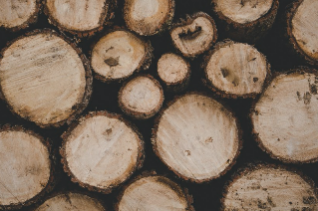
#> input picture imgs/1.png, 318 x 211 px, given in place of 1.jpg, which was not available
$ python edge_cutting.py
#> lines starting #> are read from the running program, lines starting #| are printed output that depends on the picture; after the words box and inside, x2 and y2 are one past the last pixel; in counts of white or black regions, pixels touching at a corner belong together; pictures that were not available may be replaced by others from this repository, and a replacement may not be noted
# _*_ coding: utf-8 _*_
__author__ = 'LelandYan'
__date__ = '2019/5/19 10:58'
import cv2
import numpy as np
import matplotlib.pyplot as plt
from scipy import ndimage as ndi
import skimage as sm
from skimage import morphology
from skimage.feature import peak_local_max
from skimage.filters.rank import median


image = cv2.imread("./raw_data/1.jpg")
#> image is the input picture: shape (211, 318, 3); mean B, G, R 91.3, 107.9, 126.3
gray = cv2.cvtColor(image,cv2.COLOR_BGR2GRAY)
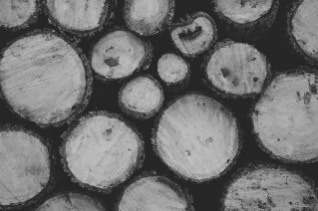
#> gray: shape (211, 318); min 34, max 198, mean 111.5
ret, thresh = cv2.threshold(gray,0,255,cv2.THRESH_BINARY_INV+cv2.THRESH_OTSU)
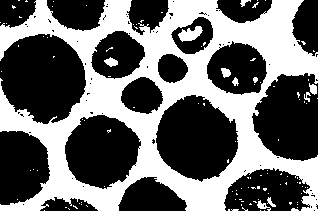
#> thresh: shape (211, 318); 41.6% white; 113 white regions (102 under 20 px), largest, box (x1, y1, x2, y2) and area: (0, 0, 318, 211) 26883, (178, 26, 203, 42) 234, (104, 57, 118, 67) 86
#> ret = 103
# thresh = cv2.adaptiveThreshold(gray, 255, cv2.ADAPTIVE_THRESH_GAUSSIAN_C, cv2.THRESH_BINARY, 25, 10)
thresh = median(thresh, sm.morphology.disk(5))
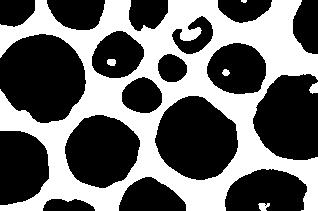
#> thresh: shape (211, 318); 41.5% white; 6 white regions (1 under 20 px), largest, box (x1, y1, x2, y2) and area: (0, 0, 318, 211) 27566, (309, 82, 318, 94) 74, (258, 203, 270, 211) 67, (107, 59, 116, 66) 55, (222, 69, 230, 76) 41

# noise removal
kernel = np.ones((3,3),np.uint8)
opening = cv2.morphologyEx(thresh,cv2.MORPH_OPEN,kernel, iterations = 1)
#> opening: shape (211, 318); 41.4% white; 7 white regions (2 under 20 px), largest, box (x1, y1, x2, y2) and area: (0, 0, 318, 211) 27550, (310, 83, 318, 93) 70, (107, 59, 116, 66) 55, (259, 203, 266, 211) 50, (223, 69, 229, 76) 37
######################################################################################
th, im_th = cv2.threshold(opening, 220, 255, cv2.THRESH_BINARY_INV)

# Copy the thresholded image.
im_floodfill = im_th.copy()

# Mask used to flood filling.
# Notice the size needs to be 2 pixels than the image.
h, w = im_th.shape[:2]
#> h = 211; w = 318
mask = np.zeros((h + 2, w + 2), np.uint8)

# Floodfill from point (0, 0)
cv2.floodFill(im_floodfill, mask, (0, 0), 255)

opening = im_floodfill
###########################################################################
# sure background area
sure_bg = cv2.dilate(opening,kernel,iterations=6)
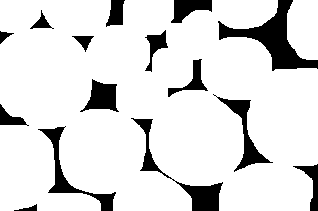
#> sure_bg: shape (211, 318); 86.7% white; 15 black regions, largest, box (x1, y1, x2, y2) and area: (218, 0, 318, 71) 2164, (131, 118, 223, 211) 1279, (38, 126, 116, 211) 1032


# Finding sure foreground area
dist_transform = cv2.distanceTransform(opening,cv2.DIST_L2,5)
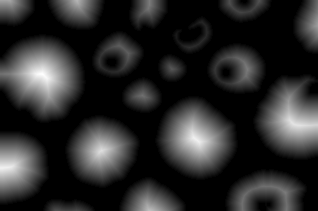
#> dist_transform: shape (211, 318) float32; min 0, max 39.35, mean 6.5; drawn with min black and max white
ret, sure_fg = cv2.threshold(dist_transform,0.7*dist_transform.max(),255,0)
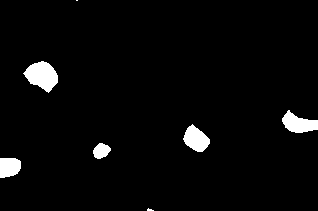
#> sure_fg: shape (211, 318) float32; 3.3% white; 7 white regions (2 under 20 px), largest, box (x1, y1, x2, y2) and area: (23, 61, 58, 93) 697, (282, 110, 318, 133) 496, (183, 124, 210, 152) 473, (0, 158, 21, 178) 362, (93, 143, 111, 159) 201
#> ret = 27.54
# Finding unknown region
sure_fg = np.uint8(sure_fg)
unknown = cv2.subtract(sure_bg,sure_fg)
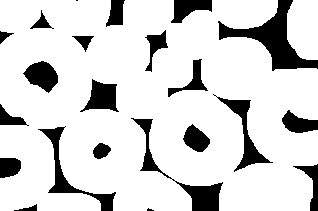
#> unknown: shape (211, 318); 83.4% white; 22 black regions (2 under 20 px), largest, box (x1, y1, x2, y2) and area: (218, 0, 318, 71) 2164, (131, 118, 223, 211) 1279, (38, 126, 116, 211) 1032

plt.imshow(sure_fg,'gray')


cv2.namedWindow("binary2", cv2.WINDOW_NORMAL)
cv2.imshow('binary2', opening)
cv2.waitKey(0)
cv2.destroyAllWindows()

$ run again, with imgs/11.png copied over imgs/1.png
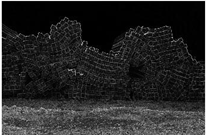
#> input picture imgs/11.png, 206 x 135 px, given in place of 1.jpg, which was not available
#> image is the input picture: shape (135, 206, 3); min 0, max 255, mean 38.1
#> `ret, thresh = cv2.threshold(gray,0,255,cv2.THRESH_BINARY_INV+cv2.THRES..`:
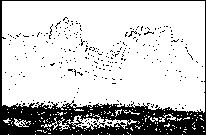
#> thresh: shape (135, 206); 79% white; 253 black regions (252 under 20 px), largest, box (x1, y1, x2, y2) and area: (0, 0, 206, 135) 5299
#> `ret, thresh = cv2.threshold(gray,0,255,cv2.THRESH_BINARY_INV+cv2.THRES..`: ret = 62
#> opening: shape (135, 206); 80.1% white; 3 black regions (2 under 20 px), largest, box (x1, y1, x2, y2) and area: (0, 102, 206, 135) 5533
#> sure_bg: shape (135, 206); 26.5% white; 3 white regions, box (x1, y1, x2, y2) and area: (0, 96, 206, 135) 7166, (0, 29, 7, 48) 133, (0, 0, 8, 8) 63
#> `ret, sure_fg = cv2.threshold(dist_transform,0.7*dist_transform.max(),2..`: ret = 21
#> `unknown = cv2.subtract(sure_bg,sure_fg)`:
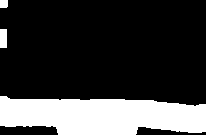
#> unknown: shape (135, 206); 23.6% white; 3 white regions, box (x1, y1, x2, y2) and area: (0, 96, 206, 135) 6367, (0, 29, 7, 48) 133, (0, 0, 8, 8) 63
